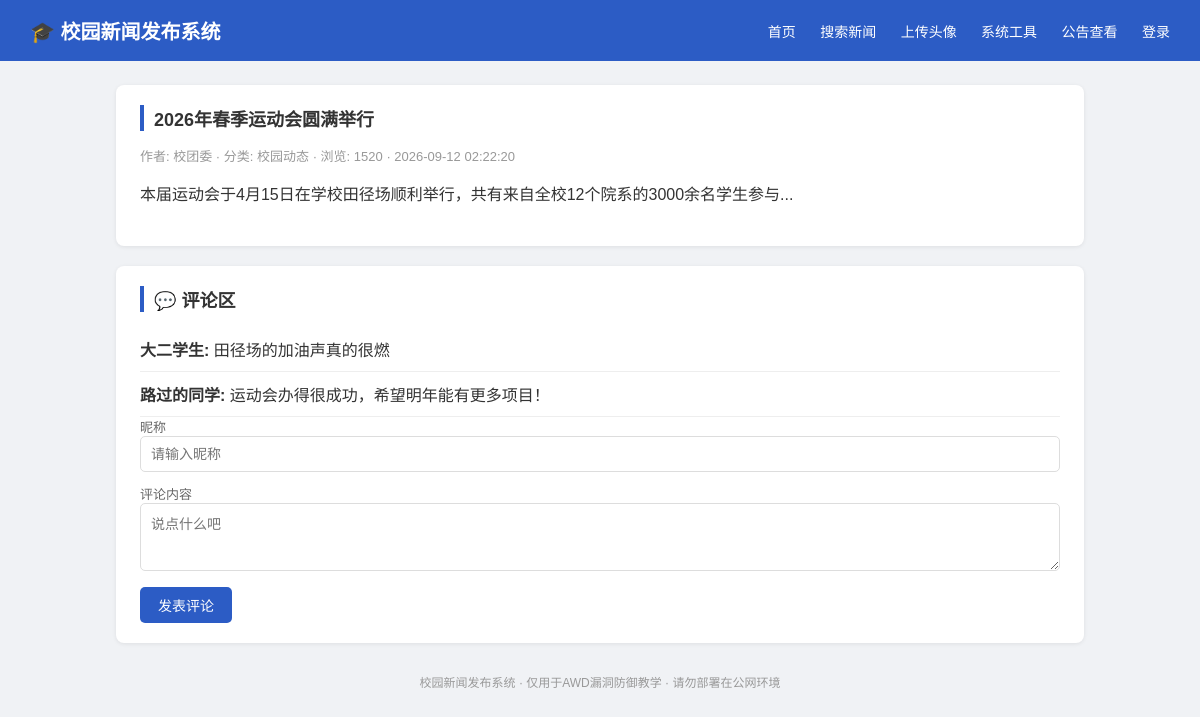
Screenshot of /src/fixed/news.php?id=1 with the database file from the repository.
### tables this page shows
CREATE TABLE IF NOT EXISTS news (
    id INT AUTO_INCREMENT PRIMARY KEY,
    title VARCHAR(200) NOT NULL,
    content TEXT NOT NULL,
    author VARCHAR(50),
    category VARCHAR(50),
    views INT DEFAULT 0,
    create_time DATETIME DEFAULT CURRENT_TIMESTAMP
);

CREATE TABLE IF NOT EXISTS comments (
    id INT AUTO_INCREMENT PRIMARY KEY,
    news_id INT,
    nickname VARCHAR(50),
    content TEXT,
    create_time DATETIME DEFAULT CURRENT_TIMESTAMP
);

### src/fixed/news.php (the view, shortened to what this page needs)
<?php
require_once __DIR__ . '/includes/db.php';
$id = isset($_GET['id']) ? (int)$_GET['id'] : 1;
$sql = "SELECT * FROM news WHERE id=$id";
$result = mysqli_query($conn, $sql);
require_once __DIR__ . '/includes/header.php';
$news = mysqli_fetch_assoc($result);
?>
<div class="card">
  <h2><?php echo htmlspecialchars($news['title']); ?></h2>
  <div style="color:#999;font-size:13px;margin-bottom:16px;">
    作者: <?php echo htmlspecialchars($news['author']); ?> ·
    分类: <?php echo htmlspecialchars($news['category']); ?> ·
    浏览: <?php echo htmlspecialchars($news['views']); ?> ·
    <?php echo htmlspecialchars($news['create_time']); ?>
  </div>
  <p style="line-height:1.8;"><?php echo htmlspecialchars($news['content']); ?></p>
</div>
<div class="card">
  <h2>💬 评论区</h2>
  <?php
  $news_id_int = (int)$id;
  $comment_sql = "SELECT * FROM comments WHERE news_id=$news_id_int ORDER BY id DESC";
  $comment_result = mysqli_query($conn, $comment_sql);
  while ($c = mysqli_fetch_assoc($comment_result)):
  ?>
  <div style="border-bottom:1px solid #eee;padding:10px 0;">
    <b><?php echo htmlspecialchars($c['nickname']); ?>:</b>
	<span><?php echo htmlspecialchars($c['content']); ?></span>
  </div>
  <?php endwhile; ?>
  <form method="post" action="comment.php">
    <label>昵称</label>
    <input type="text" name="nickname" placeholder="请输入昵称">
    <label>评论内容</label>
    <textarea name="content" rows="3" placeholder="说点什么吧"></textarea>
    <button class="btn" type="submit">发表评论</button>
  </form>
</div>
<?php require_once __DIR__ . '/includes/footer.php'; ?>

### src/fixed/includes/header.php (style rules this page uses)
* { box-sizing: border-box; }
body { margin:0; font-family:"Microsoft Yahei",sans-serif; background:#f0f2f5; color:#333; }
.card { background:#fff; border-radius:8px; padding:20px 24px; box-shadow:0 1px 4px rgba(0,0,0,0.08); margin-bottom:20px; }
.card h2 { margin-top:0; font-size:18px; border-left:4px solid #2c5cc5; padding-left:10px; }
.btn { display:inline-block; padding:8px 18px; background:#2c5cc5; color:#fff; border:none; border-radius:5px; text-decoration:none; font-size:14px; cursor:pointer; }
input[type=text], input[type=password], textarea, select { width:100%; padding:9px 10px; border:1px solid #ddd; border-radius:5px; font-size:14px; margin-bottom:12px; }
label { font-size:13px; color:#666; }

### rows the page displays
news: title "2026年春季运动会圆满举行", author "校团委", category "校园动态", views "1520", create_time "2026-09-12 02:22:20", content "本届运动会于4月15日在学校田径场顺利举行，共有来自全校12个院系的3000余名学生参与..."
comments: nickname "大二学生", content "田径场的加油声真的很燃"
comments: nickname "路过的同学", content "运动会办得很成功，希望明年能有更多项目！"
